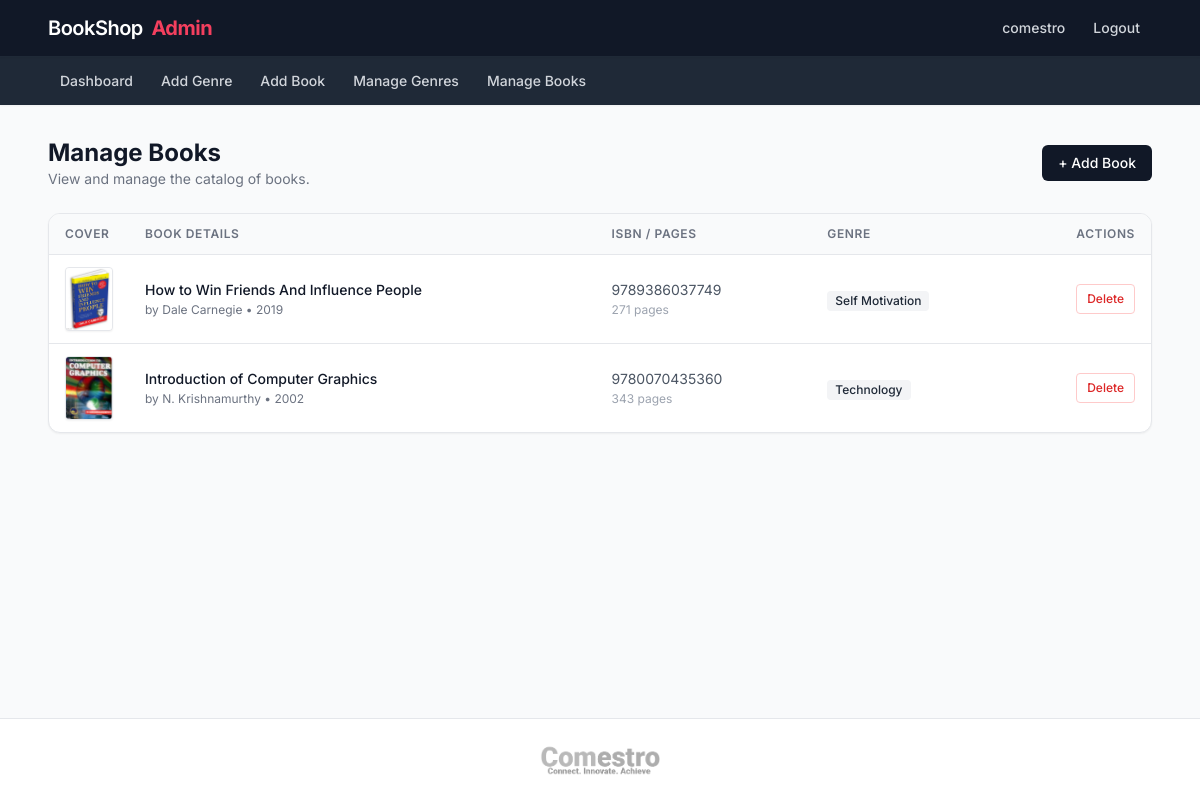
The app's page /superadmin/books/ (signed in), older data.
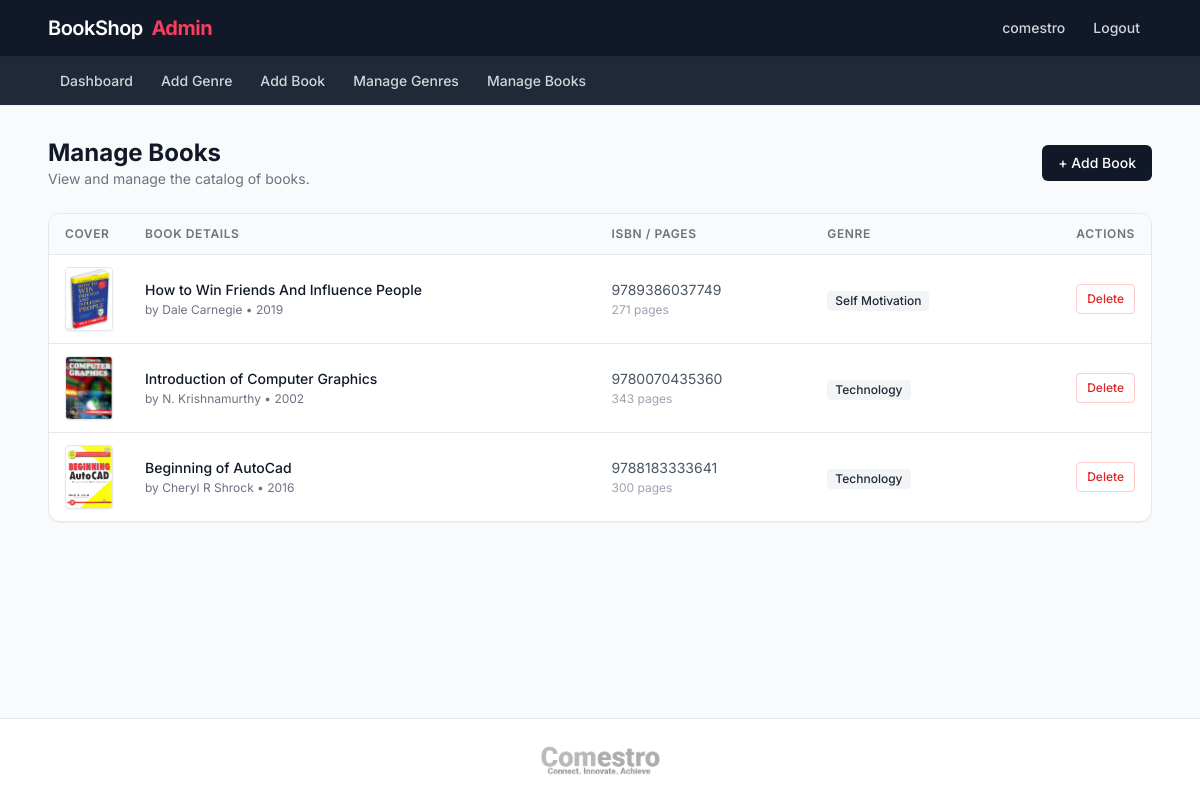
The same page, newer data.
### ecom/models.py (models this page shows, shortened)
class Book(models.Model):
    title = models.CharField(max_length=200)
    author = models.CharField(max_length=200)
    nop = models.IntegerField(default=0)
    isbn = models.CharField(max_length=200)
    publish_year = models.IntegerField()
    genre = models.ForeignKey(Genre, on_delete=models.CASCADE)
    cover_image = models.ImageField(upload_to="books/")
    price = models.IntegerField(null=True, blank=True)
    description = models.TextField(null=True, blank=True, default="N/A")

class Genre(models.Model):
    title = models.CharField(max_length=200)
    description = models.TextField()

### ecom/admin_view.py (the view)
# urls.py: path("superadmin/books/", admin_view.manage_books, name="manage_books"),
@login_required
def manage_books(req):
    data = {
        "books" : Book.objects.all()
    }
    return render(req, "admin/manage_books.html",data)

### ecom/templates/admin/manage_books.html (shortened to what the changed rows need)
<!DOCTYPE html>
<html lang="en">
<head>
    <script src="https://cdn.tailwindcss.com"></script>
</head>
<body class="min-h-screen flex flex-col selection:bg-rose-100 selection:text-rose-900">
    {% include "admin/admin_header.html" %}
    <main class="flex-1 w-full max-w-[1400px] mx-auto px-6 lg:px-12 py-8">
        <div class="flex flex-col sm:flex-row sm:items-center justify-between gap-4 mb-6">
            <div>
                <h1 class="text-2xl font-bold text-gray-900">Manage Books</h1>
            </div>
        </div>
        <div class="bg-white rounded-xl shadow-sm border border-gray-200 overflow-hidden">
            <div class="overflow-x-auto">
                <table class="w-full text-left border-collapse">
                    <thead>
                        <tr class="bg-gray-50 border-b border-gray-200">
                            <th class="py-3 px-4 text-xs font-semibold text-gray-500 uppercase tracking-wider w-16">Cover</th>
                            <th class="py-3 px-4 text-xs font-semibold text-gray-500 uppercase tracking-wider">Book Details</th>
                            <th class="py-3 px-4 text-xs font-semibold text-gray-500 uppercase tracking-wider hidden md:table-cell">ISBN / Pages</th>
                            <th class="py-3 px-4 text-xs font-semibold text-gray-500 uppercase tracking-wider hidden sm:table-cell">Genre</th>
                            <th class="py-3 px-4 text-xs font-semibold text-gray-500 uppercase tracking-wider text-right">Actions</th>
                        </tr>
                    </thead>
                    <tbody class="divide-y divide-gray-200">
                        {% for b in books %}
                            <tr class="hover:bg-gray-50 transition-colors">
                                <td class="py-3 px-4">
                                    {% if b.cover_image %}
                                        <div class="w-12 h-16 bg-gray-100 rounded overflow-hidden shadow-sm border border-gray-200">
                                            <img src="{{b.cover_image.url}}" class="w-full h-full object-cover" alt="{{b.title}}">
                                        </div>
                                    {% else %}
                                        <div class="w-12 h-16 bg-gray-100 rounded border border-gray-200 flex items-center justify-center text-[10px] text-gray-400">No Img</div>
                                    {% endif %}
                                </td>
                                <td class="py-3 px-4">
                                    <div class="text-sm font-medium text-gray-900 line-clamp-1">{{b.title}}</div>
                                    <div class="text-xs text-gray-500 mt-0.5">by {{b.author}} • {{b.publish_year}}</div>
                                </td>
                                <td class="py-3 px-4 hidden md:table-cell">
                                    <div class="text-sm text-gray-600">{{b.isbn}}</div>
                                    <div class="text-xs text-gray-400 mt-0.5">{{b.nop}} pages</div>
                                </td>
                                <td class="py-3 px-4 hidden sm:table-cell">
                                    <span class="inline-flex items-center px-2 py-0.5 rounded text-xs font-medium bg-gray-100 text-gray-800">
                                        {{b.genre.title}}
                                    </span>
                                </td>
                                <td class="py-3 px-4 text-right">
                                    <a href="{% url 'delete_book' b.id %}" class="inline-flex items-center justify-center px-2.5 py-1.5 bg-white border border-red-200 text-red-600 text-xs font-medium rounded hover:bg-red-50 hover:border-red-300 transition-colors">
                                        Delete
                                    </a>
                                </td>
                            </tr>
                        {% endfor %}
                    </tbody>
                </table>
            </div>
        </div>
    </main>
</body>
</html>

Row changes from the older to the newer data that the page shows:
added Book: cover_image (picture), title "Beginning of AutoCad", author "Cheryl R Shrock", publish_year "2016", isbn "9788183333641", nop "300", genre "Technology"
